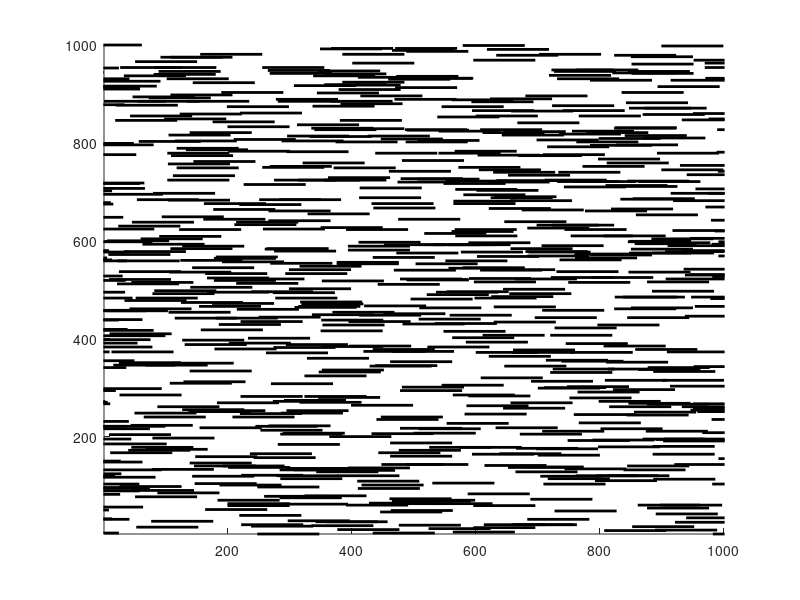
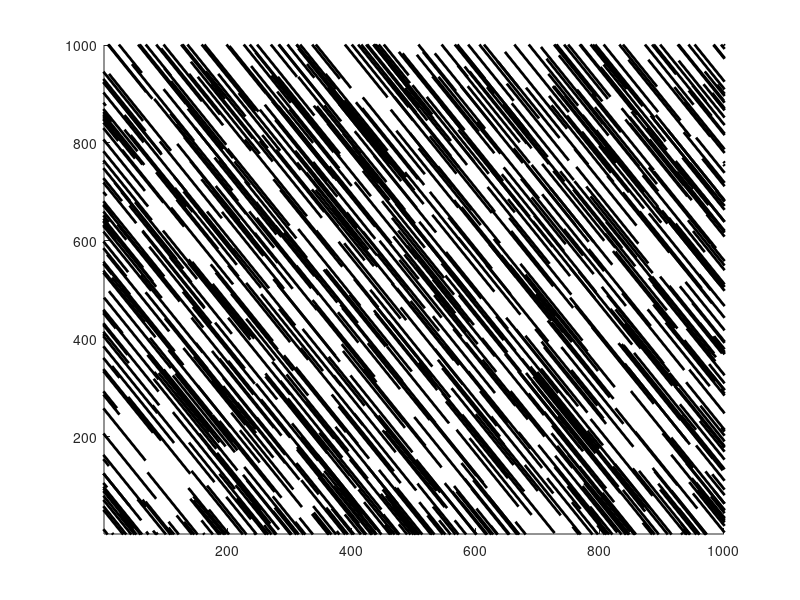

Write the MATLAB code that produced these figures, in order. (Note: this script raises an error after producing the figures.)
% TWCF figure ground stimuli
% Lamme 
% Febraury 2021 
% Karen Tian

saveFig = 1; 

%% params 
sizeIm = [1000 1000]; 
lineLength = 100; 
lineWidth = 2; 
slopeAngle = 0; % or random 
density = 1000; % how many lines 
figRad = 300; % figure aperture size
apertureType = 'square'; % 'grating'

% if grating figure, params: 
pixelsPerDegree = 99; 
spatialFrequency = 0.5; 
tiltDegrees = 45;
phase = 0;
contrast = 1;

%% draw bg lines 
slope = tan(deg2rad(slopeAngle));
randX = randi([1-lineLength,sizeIm(1)+lineLength],1,density); 
randY = randi([1-lineLength,sizeIm(2)+lineLength],1,density); 

slopeBg = repmat(slope,density,1);  
% slopeBg = -1 + (1+1)*rand([density,1]);
figure
hold on 
for i = 1:density
    plot([randX(i),randX(i)+lineLength],[randY(i),(slopeBg(i)*lineLength)+randY(i)],'LineWidth',lineWidth,'Color','k')
end
xlim([1 sizeIm(1)])
ylim([1 sizeIm(2)])

F = getframe(gcf);
bg = frame2im(F);
bg(bg~=0) = 1; 
bg = double(bg); 
bg = squeeze(bg(:,:,1)); 

sizeDegrees = max(size(bg))/pixelsPerDegree; % side length in degrees of visual angle

%% draw fig lines 
slopeFig = slope-pi/2; 
figX = randi([1-lineLength,sizeIm(1)+lineLength],1,density); 
figY = randi([1-lineLength,sizeIm(2)+lineLength],1,density); 
figure
hold on 
for i = 1:density
    plot([figX(i),figX(i)+lineLength],[figY(i),(slopeFig*lineLength)+figY(i)],'LineWidth',lineWidth,'Color','k')
end
xlim([1 sizeIm(1)])
ylim([1 sizeIm(2)])

F = getframe(gcf);
fig = frame2im(F);
fig(fig~=0) = 1;
fig = double(fig); 
fig = squeeze(fig(:,:,1)); 
% aperture
[figAp, ap] = rd_aperture(fig, apertureType, figRad, 0);

% alternatively, grating figure 
grating = rd_grating(pixelsPerDegree, sizeDegrees, ...
    spatialFrequency, tiltDegrees, phase, contrast);
grating(grating>.5) = 1; 
grating(grating<=.5) = 0; % hard edge 
grating = grating(1:size(bg,1),1:size(bg,2)); % temp dimension change, why sizing with frame2im off 
fig(logical(grating)) = 1; 
bg(~logical(grating)) = 1; 
% combine
FGIm2 = imfuse(bg,fig,'blend');
FGIm2 = double(FGIm2); 
FGIm2(FGIm2==255) = 1;
FGIm2(FGIm2==128) = 0;

%% combined image 
% FGIm = bg; 
FGIm = ones(size(FGIm2)); 
FGIm(logical(ap)) = FGIm2(logical(ap)); 

%% show final image 
figure
imshow(FGIm)
titleText = sprintf('FG_lineLength%d_density%d_gratingAngle%d',lineLength,density,tiltDegrees); 
title(sprintf('line length: %d; density: %d; line angle: %d, grating angle: %d',lineLength,density,slopeAngle,tiltDegrees))
if saveFig 
    print(gcf,'-dpng','-painters',sprintf('%s.png',titleText))
end
